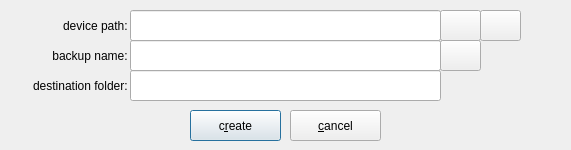
<?xml version="1.0" encoding="UTF-8"?>
<ui version="4.0">
 <class>backupluksheader</class>
 <widget class="QWidget" name="backupluksheader">
  <property name="windowModality">
   <enum>Qt::ApplicationModal</enum>
  </property>
  <property name="geometry">
   <rect>
    <x>0</x>
    <y>0</y>
    <width>571</width>
    <height>150</height>
   </rect>
  </property>
  <property name="windowTitle">
   <string>backup luks header</string>
  </property>
  <widget class="QLineEdit" name="lineEditBackUpName">
   <property name="geometry">
    <rect>
     <x>130</x>
     <y>40</y>
     <width>311</width>
     <height>31</height>
    </rect>
   </property>
  </widget>
  <widget class="QLabel" name="label">
   <property name="geometry">
    <rect>
     <x>10</x>
     <y>40</y>
     <width>121</width>
     <height>31</height>
    </rect>
   </property>
   <property name="text">
    <string>backup name: </string>
   </property>
   <property name="alignment">
    <set>Qt::AlignRight|Qt::AlignTrailing|Qt::AlignVCenter</set>
   </property>
  </widget>
  <widget class="QLineEdit" name="lineEditPath">
   <property name="geometry">
    <rect>
     <x>130</x>
     <y>70</y>
     <width>311</width>
     <height>31</height>
    </rect>
   </property>
   <property name="toolTip">
    <string>path to a folder to create a key in</string>
   </property>
  </widget>
  <widget class="QPushButton" name="pbOpenFolder">
   <property name="geometry">
    <rect>
     <x>440</x>
     <y>40</y>
     <width>41</width>
     <height>31</height>
    </rect>
   </property>
   <property name="toolTip">
    <string>open a folder a key file will be created in</string>
   </property>
   <property name="text">
    <string/>
   </property>
  </widget>
  <widget class="QPushButton" name="pbCreate">
   <property name="geometry">
    <rect>
     <x>190</x>
     <y>110</y>
     <width>91</width>
     <height>31</height>
    </rect>
   </property>
   <property name="text">
    <string>c&amp;reate</string>
   </property>
   <property name="autoDefault">
    <bool>false</bool>
   </property>
   <property name="default">
    <bool>true</bool>
   </property>
  </widget>
  <widget class="QPushButton" name="pbCancel">
   <property name="geometry">
    <rect>
     <x>290</x>
     <y>110</y>
     <width>91</width>
     <height>31</height>
    </rect>
   </property>
   <property name="text">
    <string>&amp;cancel</string>
   </property>
   <property name="autoDefault">
    <bool>false</bool>
   </property>
   <property name="default">
    <bool>false</bool>
   </property>
  </widget>
  <widget class="QLabel" name="label_2">
   <property name="geometry">
    <rect>
     <x>0</x>
     <y>70</y>
     <width>131</width>
     <height>31</height>
    </rect>
   </property>
   <property name="text">
    <string>destination folder: </string>
   </property>
   <property name="alignment">
    <set>Qt::AlignRight|Qt::AlignTrailing|Qt::AlignVCenter</set>
   </property>
  </widget>
  <widget class="QLabel" name="label_3">
   <property name="geometry">
    <rect>
     <x>0</x>
     <y>10</y>
     <width>131</width>
     <height>31</height>
    </rect>
   </property>
   <property name="text">
    <string>device path: </string>
   </property>
   <property name="alignment">
    <set>Qt::AlignRight|Qt::AlignTrailing|Qt::AlignVCenter</set>
   </property>
  </widget>
  <widget class="QLineEdit" name="lineEditDevicePath">
   <property name="geometry">
    <rect>
     <x>130</x>
     <y>10</y>
     <width>311</width>
     <height>31</height>
    </rect>
   </property>
  </widget>
  <widget class="QPushButton" name="pushButtonFile">
   <property name="geometry">
    <rect>
     <x>440</x>
     <y>10</y>
     <width>41</width>
     <height>31</height>
    </rect>
   </property>
   <property name="text">
    <string/>
   </property>
  </widget>
  <widget class="QPushButton" name="pushButtonPartition">
   <property name="geometry">
    <rect>
     <x>480</x>
     <y>10</y>
     <width>41</width>
     <height>31</height>
    </rect>
   </property>
   <property name="text">
    <string/>
   </property>
  </widget>
 </widget>
 <tabstops>
  <tabstop>lineEditBackUpName</tabstop>
  <tabstop>lineEditPath</tabstop>
  <tabstop>pbOpenFolder</tabstop>
  <tabstop>pbCreate</tabstop>
  <tabstop>pbCancel</tabstop>
 </tabstops>
 <resources/>
 <connections/>
</ui>
